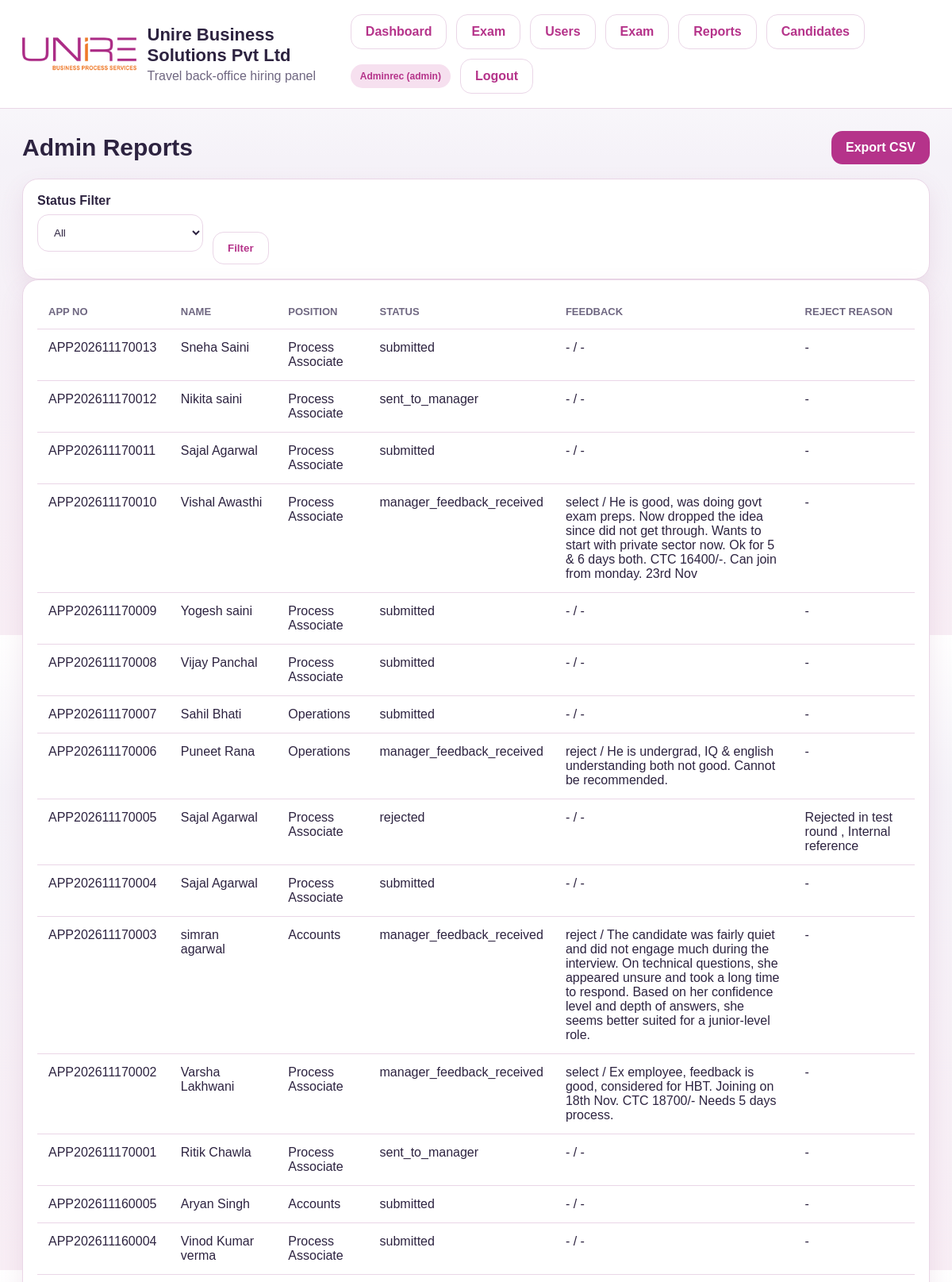
/reports.php (signed in, upper part), run on the app's committed database.
### tables this page shows
CREATE TABLE `candidates` (
  `id` int(10) UNSIGNED NOT NULL,
  `application_no` varchar(30) NOT NULL,
  `full_name` varchar(150) NOT NULL,
  `email` varchar(150) NOT NULL,
  `phone` varchar(20) NOT NULL,
  `alternate_phone` varchar(20) DEFAULT NULL,
  `gender` varchar(20) DEFAULT NULL,
  `dob` date DEFAULT NULL,
  `address` text DEFAULT NULL,
  `city` varchar(100) DEFAULT NULL,
  `state` varchar(100) DEFAULT NULL,
  `pincode` varchar(20) DEFAULT NULL,
  `highest_qualification` varchar(150) DEFAULT NULL,
  `total_experience` decimal(5,2) DEFAULT 0.00,
  `current_company` varchar(150) DEFAULT NULL,
  `current_salary` decimal(12,2) DEFAULT NULL,
  `expected_salary` decimal(12,2) DEFAULT NULL,
  `position_applied` varchar(150) NOT NULL,
  `department` varchar(100) DEFAULT NULL,
  `source_type` enum('walkin','qr','link','reference') DEFAULT 'walkin',
  `submitted_by_recruiter_id` int(10) UNSIGNED DEFAULT NULL,
  `current_status` varchar(50) NOT NULL DEFAULT 'submitted',
  `final_decision` enum('pending','selected','rejected') DEFAULT 'pending',
  `applied_at` timestamp NULL DEFAULT current_timestamp(),
  `updated_at` timestamp NULL DEFAULT current_timestamp() ON UPDATE current_timestamp(),
  `form_last_updated_by` int(10) UNSIGNED DEFAULT NULL,
  `form_last_updated_role` varchar(50) DEFAULT NULL,
  `form_last_updated_at` timestamp NULL DEFAULT NULL,
  `source_reference_name` varchar(255) DEFAULT NULL,
  `photo_path` varchar(255) DEFAULT NULL,
  `resume_path` varchar(255) DEFAULT NULL,
  `father_husband_name` varchar(150) DEFAULT NULL,
  `emergency_no` varchar(30) DEFAULT NULL,
  `age` int(11) DEFAULT NULL,
  `marital_status` varchar(20) DEFAULT NULL,
  `permanent_address` text DEFAULT NULL,
  `scheduled_exam` varchar(255) DEFAULT NULL,
  `career_goals` text DEFAULT NULL,
  `interest_in_field` text DEFAULT NULL,
  `notice_period` varchar(100) DEFAULT NULL,
  `notice_period_specify` varchar(255) DEFAULT NULL,
  `strengths` text DEFAULT NULL,
  `weakness` text DEFAULT NULL,
  `epf_registered` varchar(10) DEFAULT NULL,
  `uan_no` varchar(50) DEFAULT NULL,
  `esic_registered` varchar(10) DEFAULT NULL,
  `ip_no` varchar(50) DEFAULT NULL,
  `aadhaar_no` varchar(30) DEFAULT NULL,
  `pan_no` varchar(20) DEFAULT NULL,
  `bank_account_no` varchar(50) DEFAULT NULL,
  `ifsc_code` varchar(20) DEFAULT NULL,
  `hobbies` text DEFAULT NULL,
  `computer_knowledge` text DEFAULT NULL,
  `weekly_working_days` varchar(10) DEFAULT NULL,
  `medical_issue` varchar(255) DEFAULT NULL,
  `smoking` varchar(10) DEFAULT NULL,
  `self_vehicle` varchar(10) DEFAULT NULL,
  `driving_licence` varchar(10) DEFAULT NULL
);

### app/helpers/auth.php (called while the page is built, shortened)
<?php
function h($value) {
    return htmlspecialchars((string)$value, ENT_QUOTES, 'UTF-8');
}

### public/reports.php (the view, shortened to what this page needs)
<?php
require_once __DIR__ . '/../app/helpers/auth.php'; require_once __DIR__ . '/../app/config/database.php'; require_role('admin');
$pdo=Database::connect(); $status=trim($_GET['status'] ?? ''); $where=''; $params=[]; if($status!==''){ $where=' WHERE c.current_status = ? '; $params[]=$status; }
$sql="SELECT c.application_no, c.full_name, c.email, c.phone, c.position_applied, c.current_status, c.final_decision,(SELECT recommendation FROM interview_feedback f WHERE f.candidate_id=c.id ORDER BY f.id DESC LIMIT 1) AS latest_feedback,(SELECT remark_text FROM interview_feedback f WHERE f.candidate_id=c.id ORDER BY f.id DESC LIMIT 1) AS feedback_note,(SELECT note FROM candidate_status_logs l WHERE l.candidate_id=c.id AND l.new_status IN ('rejected','rejected_without_interview') ORDER BY l.id DESC LIMIT 1) AS rejection_reason FROM candidates c $where ORDER BY c.id DESC";
$stmt=$pdo->prepare($sql); $stmt->execute($params); $rows=$stmt->fetchAll(PDO::FETCH_ASSOC);
$title='Reports'; include __DIR__ . '/../app/views/layouts/header.php'; ?>
<div class="section-title"><h2>Admin Reports</h2><div class="actions"><a class="btn" href="reports.php?<?= http_build_query(array_filter(['status'=>$status,'export'=>'csv'])) ?>">Export CSV</a></div></div><div class="card report-filter"><form method="get" class="inline-form"><div class="form-group"><label>Status Filter</label><select name="status"><option value="">All</option><option value="selected" <?= $status==='selected'?'selected':'' ?>>Selected</option><option value="rejected" <?= $status==='rejected'?'selected':'' ?>>Rejected</option><option value="rejected_without_interview" <?= $status==='rejected_without_interview'?'selected':'' ?>>Rejected without interview</option><option value="sent_to_manager" <?= $status==='sent_to_manager'?'selected':'' ?>>Sent to manager</option></select></div><button class="btn btn-outline" type="submit">Filter</button></form></div><div class="card"><table><thead><tr><th>App No</th><th>Name</th><th>Position</th><th>Status</th><th>Feedback</th><th>Reject Reason</th></tr></thead><tbody><?php foreach($rows as $r): ?><tr><td><?= h($r['application_no']) ?></td><td><?= h($r['full_name']) ?></td><td><?= h($r['position_applied']) ?></td><td><?= h($r['current_status']) ?></td><td><?= h(($r['latest_feedback'] ?: '-') . ' / ' . ($r['feedback_note'] ?: '-')) ?></td><td><?= h($r['rejection_reason'] ?: '-') ?></td></tr><?php endforeach; ?></tbody></table></div>
<?php include __DIR__ . '/../app/views/layouts/footer.php'; ?>

### public/assets/css/style.css (style rules this page uses)
:root { --bg: #f5f2f8; --surface: #ffffff; --surface-2: #f8f4fa; --border: #ead6e7; --text: #2d2340; --muted: #6f6781; --primary: #b5338a; --primary-dark: #8f246c; --accent: #f3c7df; --danger: #c03b5f; --success: #2e8b57; --warning: #c46a00; --shadow: 0 12px 30px rgba(155, 85, 133, .12); --radius: 20px }
body { margin: 0; font-family: Arial, Helvetica, sans-serif; background: linear-gradient(180deg, #fff, #f5f2f8 25%, #f8eef5); color: var(--text) }
a { text-decoration: none; color: inherit }
.card { background: var(--surface); border: 1px solid var(--border); border-radius: var(--radius); padding: 18px; box-shadow: var(--shadow); }
.section-title { display: flex; justify-content: space-between; align-items: center; gap: 15px; margin: 0 0 18px }
.section-title h2 { margin: 0; font-size: 30px }
.btn { display: inline-flex; align-items: center; justify-content: center; gap: 8px; padding: 12px 18px; background: var(--primary); color: #fff; border: none; border-radius: 14px; cursor: pointer; font-weight: 700 }
.btn-outline { background: #fff; color: var(--primary); border: 1px solid var(--border) }
.actions { display: flex; align-items: center; gap: 12px; flex-wrap: wrap }
.form-group { display: flex; flex-direction: column; gap: 8px; margin-bottom: 16px }
.form-group label { font-weight: 700 }
.form-group input, .form-group textarea, .form-group select { padding: 14px 16px; border: 1px solid var(--border); border-radius: 14px; background: #fff; color: var(--text) }
table { width: 100%; border-collapse: collapse }
th, td { padding: 14px; border-bottom: 1px solid var(--border); text-align: left; vertical-align: top }
th { color: var(--muted); font-size: 13px; text-transform: uppercase }
.inline-form, .table-actions { display: flex; gap: 12px; align-items: end; flex-wrap: wrap }

### data on the page
candidates: application_no "APP202611170013", full_name "Sneha Saini", position_applied "Process Associate", current_status "submitted", feedback_note "- / -", rejection_reason "-"
candidates: application_no "APP202611170012", full_name "Nikita saini", position_applied "Process Associate", current_status "sent_to_manager", feedback_note "- / -", rejection_reason "-"
candidates: application_no "APP202611170011", full_name "Sajal Agarwal", position_applied "Process Associate", current_status "submitted", feedback_note "- / -", rejection_reason "-"
candidates: application_no "APP202611170010", full_name "Vishal Awasthi", position_applied "Process Associate", current_status "manager_feedback_received", feedback_note "select / He is good, was doing govt exam preps. Now dropped the idea since did not get through. Wants to start with private sector now. Ok for 5 & 6 days both. CTC 16400/-. Can join from monday. 23rd Nov", rejection_reason "-"
candidates: application_no "APP202611170009", full_name "Yogesh saini", position_applied "Process Associate", current_status "submitted", feedback_note "- / -", rejection_reason "-"
candidates: application_no "APP202611170008", full_name "Vijay Panchal", position_applied "Process Associate", current_status "submitted", feedback_note "- / -", rejection_reason "-"
candidates: application_no "APP202611170007", full_name "Sahil Bhati", position_applied "Operations", current_status "submitted", feedback_note "- / -", rejection_reason "-"
candidates: application_no "APP202611170006", full_name "Puneet Rana", position_applied "Operations", current_status "manager_feedback_received", feedback_note "reject / He is undergrad, IQ & english understanding both not good. Cannot be recommended.", rejection_reason "-"
candidates: application_no "APP202611170005", full_name "Sajal Agarwal", position_applied "Process Associate", current_status "rejected", feedback_note "- / -", rejection_reason "Rejected in test round , Internal reference"
candidates: application_no "APP202611170004", full_name "Sajal Agarwal", position_applied "Process Associate", current_status "submitted", feedback_note "- / -", rejection_reason "-"
candidates: application_no "APP202611170003", full_name "simran agarwal", position_applied "Accounts", current_status "manager_feedback_received", feedback_note "reject / The candidate was fairly quiet and did not engage much during the interview. On technical questions, she appeared unsure and took a long time to respond. Based on her confidence level and depth of answers, she seems better suited for a junior-level role.", rejection_reason "-"
candidates: application_no "APP202611170002", full_name "Varsha Lakhwani", position_applied "Process Associate", current_status "manager_feedback_received", feedback_note "select / Ex employee, feedback is good, considered for HBT. Joining on 18th Nov. CTC 18700/- Needs 5 days process.", rejection_reason "-"
candidates: application_no "APP202611170001", full_name "Ritik Chawla", position_applied "Process Associate", current_status "sent_to_manager", feedback_note "- / -", rejection_reason "-"
candidates: application_no "APP202611160005", full_name "Aryan Singh", position_applied "Accounts", current_status "submitted", feedback_note "- / -", rejection_reason "-"
candidates: application_no "APP202611160004", full_name "Vinod Kumar verma", position_applied "Process Associate", current_status "submitted", feedback_note "- / -", rejection_reason "-"

### other printed values
$user['name'] "Adminrec"
$user['role'] "admin"
